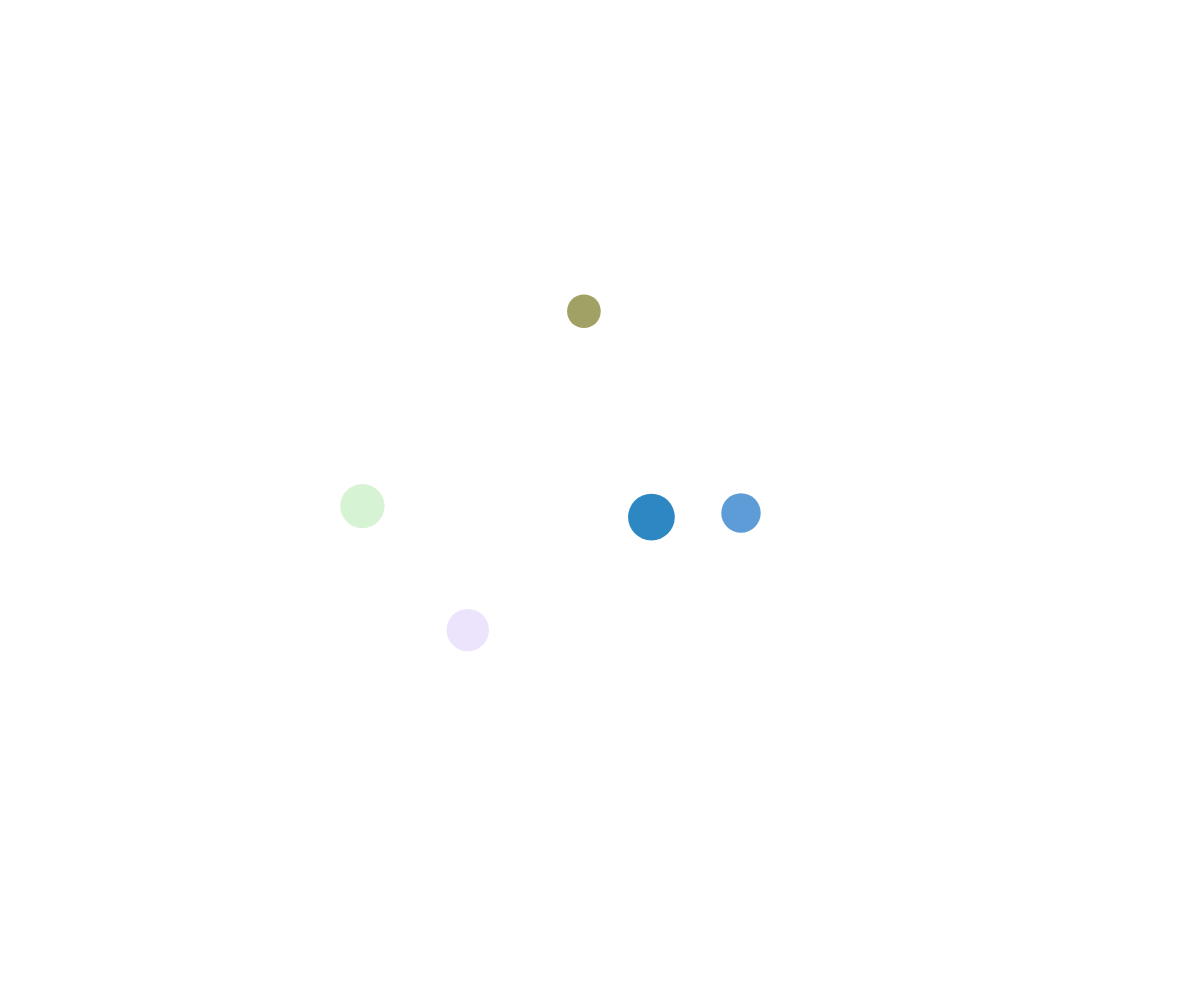
Frame 1 (no input)
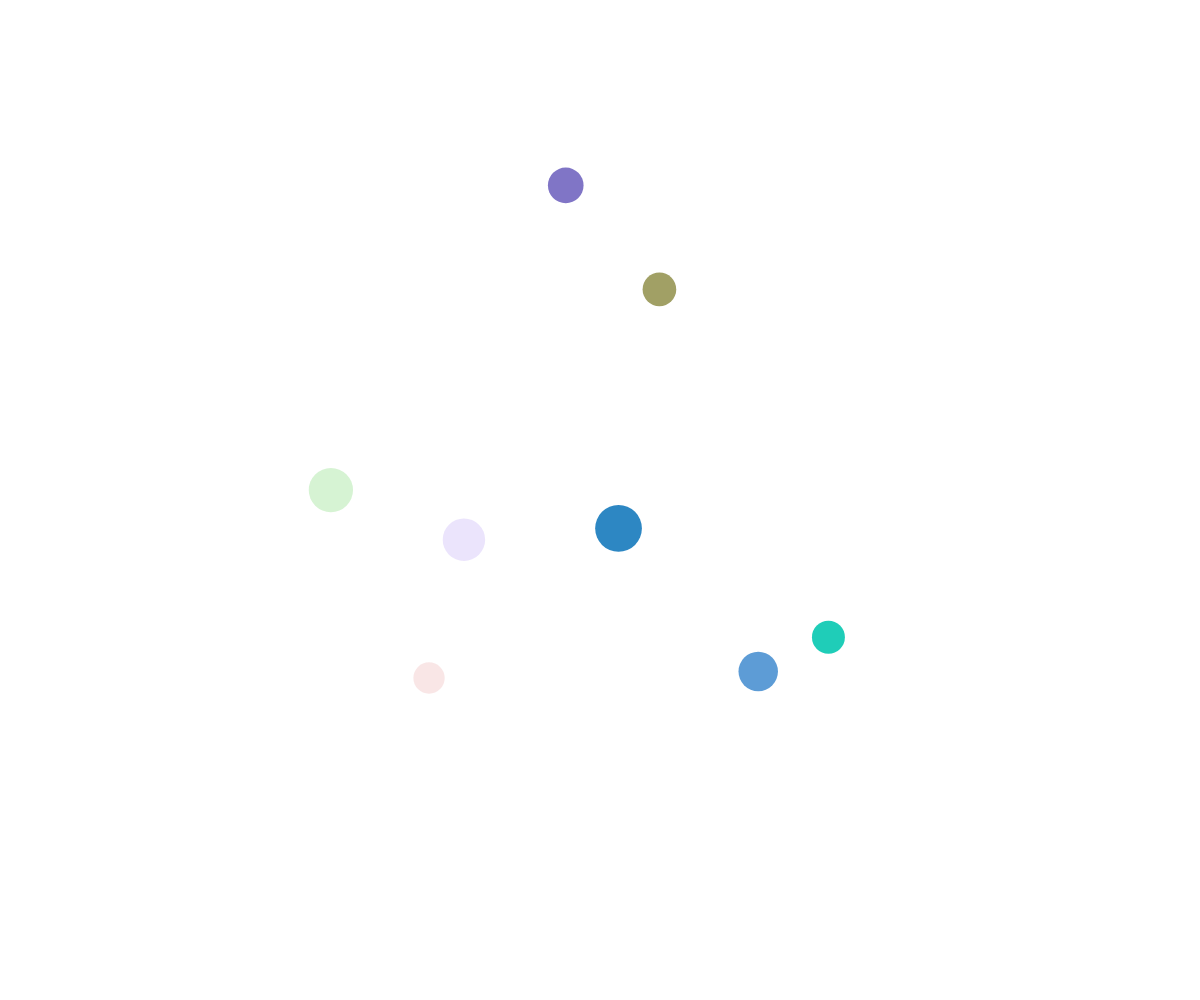
Frame 60 (no input)
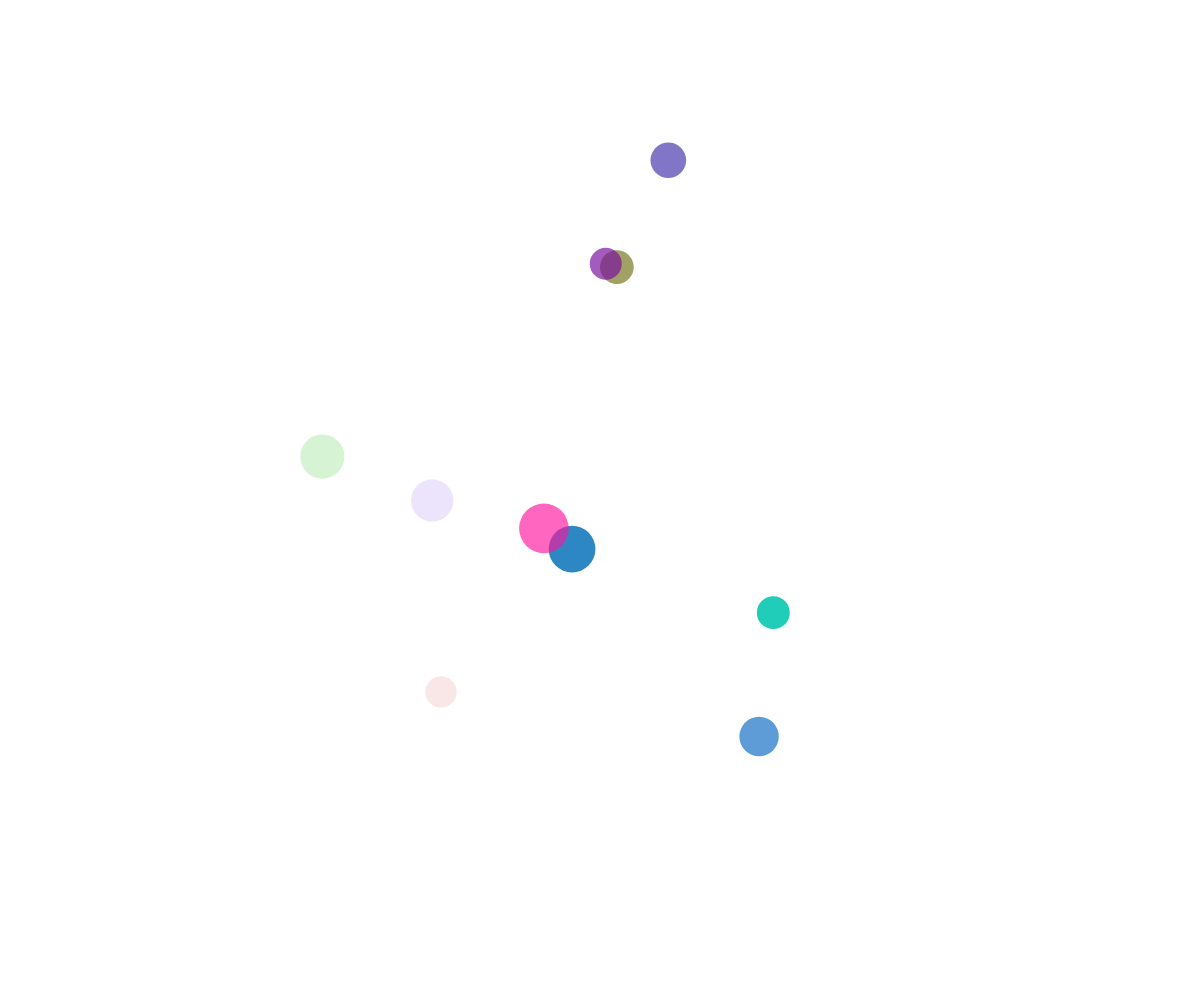
Frame 120 (the mouse pressed at the canvas centre since frame 60)

The p5.js sketch that drew these frames (run headless with seeded random() and noise() and a simulated clock; from frame 60 on, the mouse is pressed at the canvas centre):

// p5.js sketch
// ── sketch.js
// Bubble movement demo
// Object Notation and Arrays


let theBubbles = [];

function setup() {
  createCanvas(windowWidth, windowHeight);
  noStroke();

  for(let i = 0; i < 5; i ++) {
    spawnBubble();
  }

  //spawn a new bubble every half second
  window.setInterval(spawnBubble, 500);
}


function draw() {
  background("white");

  // moveBubblesRandomly();
  moveBubblesWithNoise();
  displayBubbles();
}

function mousePressed() {
  for (let i = theBubbles.length - 1; i >= 0; i--) {
    if (clickedInBubble(mouseX, mouseY, theBubbles[i])) {
      //kill it
      theBubbles.splice(i, 1);
    }
  }
}

function clickedInBubble(x, y, someBubble) {
  let distanceAway = dist(x, y, someBubble.x, someBubble.y);
  let radius = someBubble.size/2;
  if (distanceAway < radius) {
    return true;
  }
  else {
    return false;
  }
} 

function moveBubblesWithNoise() {
  for (let bubble of theBubbles) {
    // figure out where to be
    let x = noise(bubble.timeX) * width;
    let y = noise(bubble.timeY) * height;

    // set the bubble objects location
    bubble.x = x;
    bubble.y = y;

    //increment timeX and timeY
    bubble.timeX += bubble.deltaTime;
    bubble.timeY += bubble.deltaTime;
  }

}

function moveBubblesRandomly() {
  for (let bubble of theBubbles) {
    let choice = random(100);
    if (choice < 25) {
      //move up
      bubble.y -= bubble.speed;
    }
    else if (choice < 50) {
      //move down
      bubble.y += bubble.speed;
    }
    else if (choice < 75) {
      //move right
      bubble.x += bubble.speed;
    }
    else {
      //move left
      bubble.x -= bubble.speed;
    }
  }
}

function displayBubbles() {
  for (let bubble of theBubbles) {
    fill(bubble.r, bubble.g, bubble.b, bubble.alpha);
    circle(bubble.x, bubble.y, bubble.size);
  }
}

function spawnBubble() {
  let someBubble = {
    size: random(30, 50),
    x: random(width), 
    y: random(height),
    speed: 3,
    r: random(255),
    g: random(255),
    b: random(255),
    alpha: random(255),
    timeX: random(1000000),
    timeY: random(1000000),
    deltaTime: 0.002,
  };
  theBubbles.push(someBubble);
}
